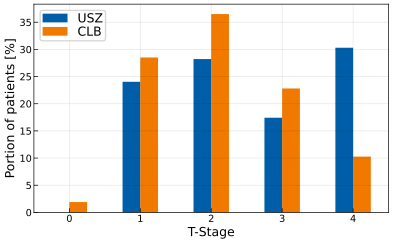

Generate this figure with Python:
"""
This scripts generates a figure comparing the distribution of T-stages for the USZ data
and the CLB dataset.
"""
from pathlib import Path
from typing import Union

import pandas as pd
import numpy as np
import matplotlib.pyplot as plt

from lyscripts.plot.histograms import get_size


def extract_tstages(
    patient_data: pd.DataFrame,
    density: bool = True,
    percent: bool = True,
) -> float:
    """Get `pd.Series` with number of patients per T-stage."""
    counted_tstages = patient_data.groupby(T_STAGE_COL).size()
    norm = 1 if not density else len(patient_data)
    fac = 1 if not percent else 100
    
    for t in [0,1,2,3,4]:
        if t in counted_tstages:
            yield fac * counted_tstages[t] / norm
        else:
            yield 0


USZ_FILE = Path("../../dataset_usz/data/2021-usz-oropharynx-enhanced.csv")
CLB_FILE = Path("../data/2021-clb-oropharynx-enhanced.csv")
OUTPUT = Path(__file__).with_suffix(".svg")

T_STAGE_COL = ("tumor", "1", "t_stage")

COLORS = {
    "green": '#00afa5',
    "red": '#ae0060',
    "blue": '#005ea8',
    "orange": '#f17900',
    "gray": '#c5d5db',
}


if __name__ == "__main__":
    plt.style.use("../../../.mplstyle")

    fig, ax = plt.subplots(figsize=get_size())
    
    usz_data = pd.read_csv(USZ_FILE, header=[0,1,2])
    clb_data = pd.read_csv(CLB_FILE, header=[0,1,2])

    t_stage_df = pd.DataFrame({
        "USZ": [num for num in extract_tstages(usz_data, density=True)],
        "CLB": [num for num in extract_tstages(clb_data, density=True)],
    },
        index=[0,1,2,3,4],
    )
    t_stage_df.plot.bar(ax=ax, rot=0)

    ax.set_xlabel("T-Stage")
    ax.set_ylabel("Portion of patients [%]")
    ax.legend(fontsize="medium", loc="upper left")

    plt.savefig(OUTPUT)
